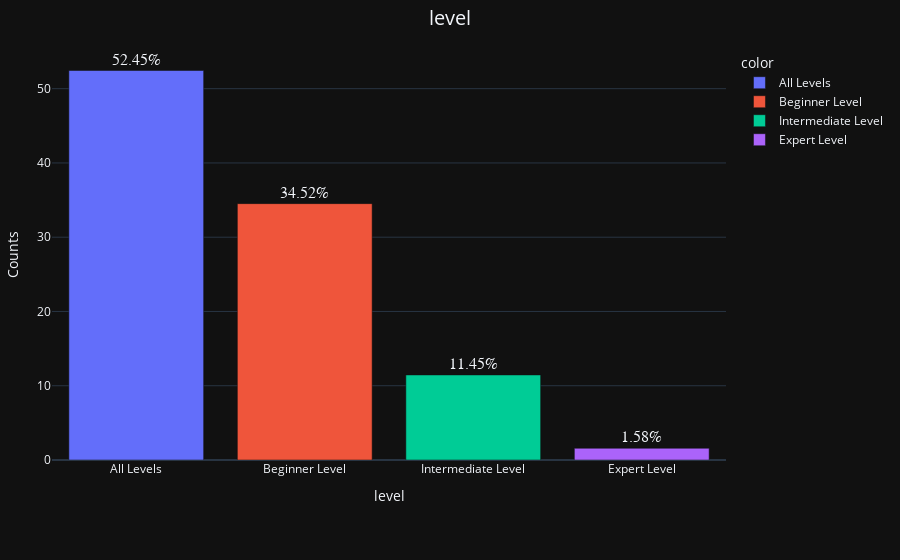

The cell this chart's notebook holds for it:
### Code cell
bar_ploty_counts(df,'level')

### Figure 1 — Plotly figure (JSON) as saved in the notebook; plotly's stock layout.template omitted (floating-point values rounded to 4 significant figures)
{"data": [{"alignmentgroup": "True", "cliponaxis": false, "hovertemplate": "color=All Levels<br>level=%{x}<br>Counts=%{y}<br>text=%{text}<extra></extra>", "legendgroup": "All Levels", "marker": {"color": "#636efa", "pattern": {"shape": ""}}, "name": "All Levels", "offsetgroup": "All Levels", "orientation": "v", "showlegend": true, "text": ["52.45%"], "textfont": {"family": "Consolas", "size": 16}, "textposition": "outside", "type": "bar", "x": ["All Levels"], "xaxis": "x", "y": [52.45], "yaxis": "y"}, {"alignmentgroup": "True", "cliponaxis": false, "hovertemplate": "color=Beginner Level<br>level=%{x}<br>Counts=%{y}<br>text=%{text}<extra></extra>", "legendgroup": "Beginner Level", "marker": {"color": "#EF553B", "pattern": {"shape": ""}}, "name": "Beginner Level", "offsetgroup": "Beginner Level", "orientation": "v", "showlegend": true, "text": ["34.52%"], "textfont": {"family": "Consolas", "size": 16}, "textposition": "outside", "type": "bar", "x": ["Beginner Level"], "xaxis": "x", "y": [34.52], "yaxis": "y"}, {"alignmentgroup": "True", "cliponaxis": false, "hovertemplate": "color=Intermediate Level<br>level=%{x}<br>Counts=%{y}<br>text=%{text}<extra></extra>", "legendgroup": "Intermediate Level", "marker": {"color": "#00cc96", "pattern": {"shape": ""}}, "name": "Intermediate Level", "offsetgroup": "Intermediate Level", "orientation": "v", "showlegend": true, "text": ["11.45%"], "textfont": {"family": "Consolas", "size": 16}, "textposition": "outside", "type": "bar", "x": ["Intermediate Level"], "xaxis": "x", "y": [11.45], "yaxis": "y"}, {"alignmentgroup": "True", "cliponaxis": false, "hovertemplate": "color=Expert Level<br>level=%{x}<br>Counts=%{y}<br>text=%{text}<extra></extra>", "legendgroup": "Expert Level", "marker": {"color": "#ab63fa", "pattern": {"shape": ""}}, "name": "Expert Level", "offsetgroup": "Expert Level", "orientation": "v", "showlegend": true, "text": ["1.58%"], "textfont": {"family": "Consolas", "size": 16}, "textposition": "outside", "type": "bar", "x": ["Expert Level"], "xaxis": "x", "y": [1.578], "yaxis": "y"}], "layout": {"barmode": "relative", "legend": {"title": {"text": "color"}, "tracegroupgap": 0}, "margin": {"b": 100, "l": 50, "r": 50, "t": 50}, "title": {"font": {"size": 20}, "text": "level", "x": 0.5}, "xaxis": {"anchor": "y", "domain": [0, 1], "dtick": 1, "tickmode": "linear", "title": {"text": "level"}}, "yaxis": {"anchor": "x", "domain": [0, 1], "title": {"text": "Counts"}}}}
